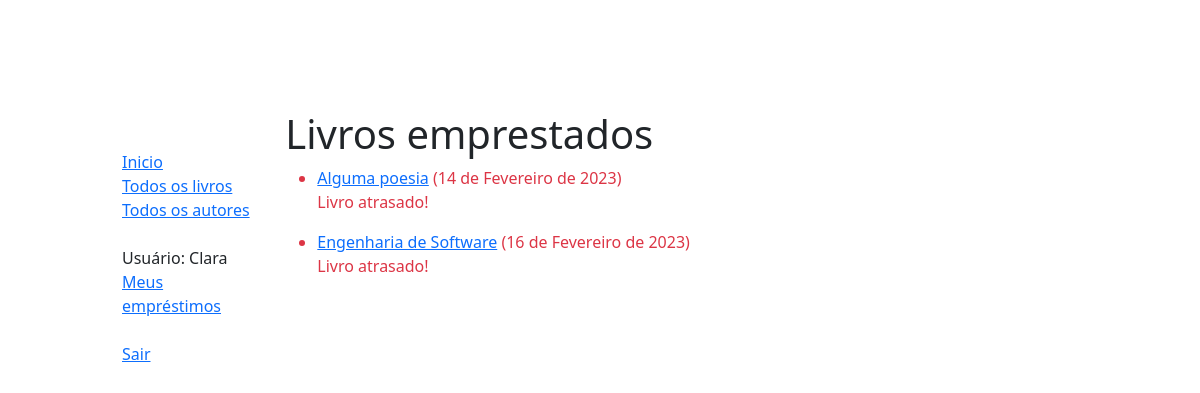
/catalog/meuslivros/ (signed in), run on an earlier commit of the app's database.
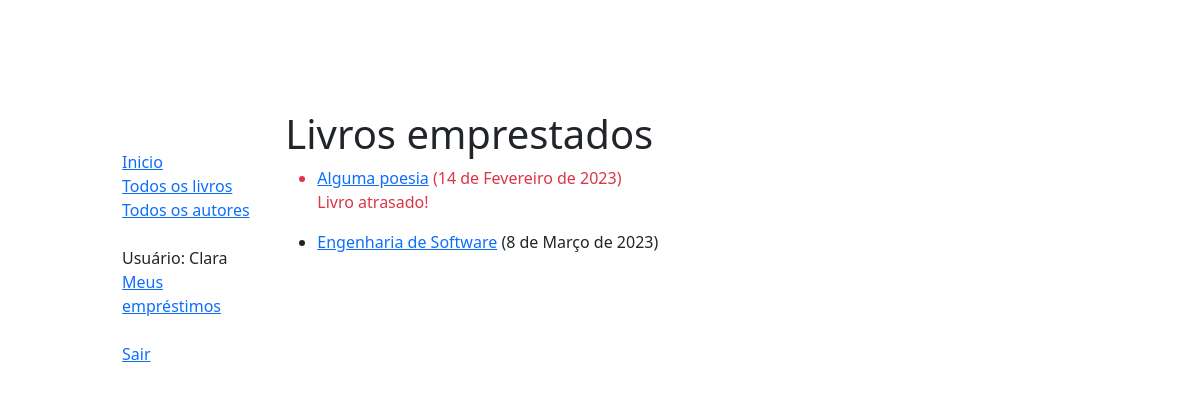
And on a later commit of the database.
### catalog/models.py (models this page shows, shortened)
class InstanciaLivro(models.Model):
    id = models.UUIDField(primary_key=True, default=uuid.uuid4, help_text='ID único para este livro em particular')
    livro = models.ForeignKey('Livro', on_delete=models.PROTECT, null = True)
    edicao = models.CharField(max_length=200)
    data_devolucao = models.DateField(null=True, blank=True)
    emprestado_para = models.ForeignKey(User, on_delete=models.SET_NULL, null=True, blank=True)
    STATUS_EMPRESTIMO = (
        ('m', 'Manutenção'),
        ('e', 'Emprestado'),
        ('d', 'Disponível'),
        ('r', 'Reservado'),
    )
    status = models.CharField(
        max_length=1,
        choices= STATUS_EMPRESTIMO,
        blank=True,
        default= 'm',
        help_text= 'Disponibilidade',
    )
    class Meta:
        ordering = ['data_devolucao']
        permissions = (('pode_registrar_devolucao', 'Devolve livro'),('pode_renovar_livro','Renova livro'))
    @property
    def atrasado(self):
        return bool(self.data_devolucao and date.today() > self.data_devolucao)

class Livro(models.Model):
    titulo = models.CharField(max_length=200)
    autor = models.ForeignKey('Autor', on_delete=models.SET_NULL, null=True)
    sumario = models.TextField(max_length=1000, help_text='Digite uma descrição resumida do livro')
    isbn = models.CharField('ISBN', max_length=13, unique=True, help_text='código de 13 caracteres ISBN - <a href="https://www.isbn-international.org/content/what-isbn">ISBN number</a>')
    genero = models.ManyToManyField(Genero, help_text='Selecione um genero para este livro')
    idioma = models.ForeignKey('Idioma', on_delete=models.SET_NULL, null = True)
    def mostra_genero(self):
        return ', '.join([genero.nome for genero in self.genero.all()[:3]])
    mostra_genero.short_description = 'Genero'
    class Meta:
        permissions = [('pode_criar_atualizar_livro','Cria/Atualiza Livro'),('pode_deletar_livro','Deleta livro')]

### catalog/views.py (the view)
# urls.py: path('meuslivros/',views.LivroEmprestadoPorUsuarioView.as_view(), name='meus-emprestados'),
class LivroEmprestadoPorUsuarioView(LoginRequiredMixin, generic.ListView):
    model = InstanciaLivro
    template_name = 'catalog/instancialivro_list.html'
    paginate_by = 10
    def get_queryset(self):
        return (
            InstanciaLivro.objects.filter(emprestado_para=self.request.user)
            .filter(status__exact='e')
            .order_by('data_devolucao')
        )

### catalog/templates/catalog/instancialivro_list.html
{% extends "base_generic.html" %}
{% block content %}
    <h1>Livros emprestados</h1>
    {% if instancialivro_list %}
    <ul>
      {% for instlivro in instancialivro_list %}
      <li class="{% if instlivro.atrasado %}text-danger{% endif %}">
        <a href="{% url 'livro-detail' instlivro.livro.pk %}">{{ instlivro.livro.titulo }}</a> ({{ instlivro.data_devolucao }})
        {% if instlivro.atrasado %}
          <p>Livro atrasado!</p>
        {% endif %}
      </li>
      {% endfor %}
    </ul>
    {% else %}
      <p>Não há livros emprestados.</p>
    {% endif %}
{% endblock %}

What changed in the data, as far as the page shows it:
changed InstanciaLivro "Engenharia de Software": data_devolucao "16 de Fevereiro de 2023" → "8 de Março de 2023"; no longer shows "Livro atrasado!"
